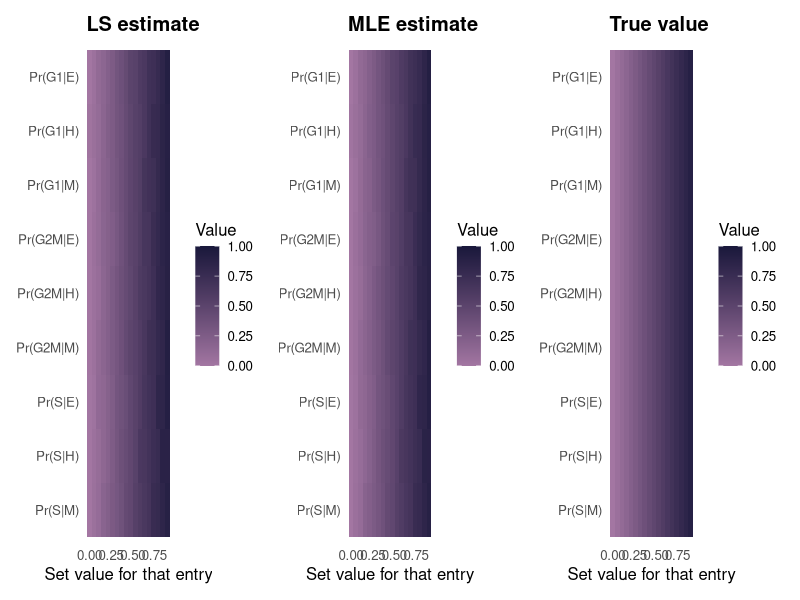

Source code (R):
## ---- chunk 1
library(tidyverse)
library(ggplot2)
library(patchwork)  

set.seed(1)
## ---- chunk 2
rdirichlet1 <- function(alpha) { z <- rgamma(length(alpha), alpha, 1); z/sum(z) }
## ---- chunk 3
proj_simplex <- function(v){
  u <- sort(v, decreasing = TRUE); sv <- cumsum(u)
  rho <- max(which(u > (sv - 1) / seq_along(u)))
  theta <- (sv[rho] - 1) / rho
  pmax(v - theta, 0)
}
proj_cols_to_simplex <- function(M) apply(M, 2, proj_simplex)

softmax_col <- function(Z){                      
  eZ <- exp(Z - matrix(apply(Z, 2, max), nrow = nrow(Z), ncol = ncol(Z), byrow = TRUE))
  sweep(eZ, 2, colSums(eZ), "/")
}
## ---- chunk 4
set_entry_and_renorm <- function(B, r, c, val){
  stopifnot(val >= 0, val <= 1)
  v <- B[, c]
  v_rest <- v; v_rest[r] <- 0
  if (sum(v_rest) == 0) v_rest[-r] <- 1 / (length(v) - 1)
  rem <- 1 - val
  v_new <- ifelse(seq_along(v) == r, val, rem * v_rest / sum(v_rest))
  B2 <- B; B2[, c] <- v_new
  B2
}

#closed-form LS (BX ≈ Θ):  B_hat = Θ X^T (X X^T)^(-1)
closed_form_ls <- function(Theta, X){
  XtX <- X %*% t(X)
  Theta %*% t(X) %*% solve(XtX)
}

#negative log-likelihood for multinomial MLE with softmax parameterization
nll_mn <- function(z_vec, X, Y_counts, eps = 1e-12){
  C <- nrow(Y_counts); K <- nrow(X)
  Z <- matrix(z_vec, nrow = C, ncol = K)
  B <- softmax_col(Z)
  P <- pmax(B %*% X, eps)
  -sum(Y_counts * log(P))
}
## ---- chunk 5
rows <- c("G1","S","G2M")
cols <- c("E","H","M")

B_base <- matrix(c(0.70, 0.20, 0.10,   
                   0.30, 0.50, 0.20,  
                   0.05, 0.25, 0.70), 
                 nrow = 3, byrow = FALSE,
                 dimnames = list(rows, cols))

Tn <- 28                                        
N_t <- sample(800:1500, Tn, replace = TRUE)      
X <- sapply(1:Tn, function(i) rdirichlet1(c(3,3,3)))    
rownames(X) <- cols; colnames(X) <- paste0("t", 1:Tn)


grid_vals <- seq(0, 0.90, length.out = 18)  


entry_tbl <- tribble(
  ~r,   ~c,   ~label,
  1L,   1L,  "Pr(G1|E)",
  1L,   2L,  "Pr(G1|H)",
  1L,   3L,  "Pr(G1|M)",
  2L,   1L,  "Pr(S|E)",
  2L,   2L,  "Pr(S|H)",
  2L,   3L,  "Pr(S|M)",
  3L,   1L,  "Pr(G2M|E)",
  3L,   2L,  "Pr(G2M|H)",
  3L,   3L,  "Pr(G2M|M)"
)


entry_order <- c("Pr(S|M)","Pr(S|H)","Pr(S|E)",
                 "Pr(G2M|M)","Pr(G2M|H)","Pr(G2M|E)",
                 "Pr(G1|M)","Pr(G1|H)","Pr(G1|E)")


records <- list()

for(i in seq_len(nrow(entry_tbl))){
  r <- entry_tbl$r[i]; c <- entry_tbl$c[i]; lab <- entry_tbl$label[i]
  
  for (val in grid_vals){
  
    B_true <- set_entry_and_renorm(B_base, r, c, val)
    

    Theta_prob <- B_true %*% X
    Y_counts <- sapply(1:Tn, function(t) rmultinom(1, size = N_t[t], prob = Theta_prob[, t]))
    Y_frac   <- sweep(Y_counts, 2, colSums(Y_counts), "/")
    
 
    B_LS_unproj <- closed_form_ls(Y_frac, X)
    B_LS <- proj_cols_to_simplex(B_LS_unproj)
    

    Z0 <- log(pmax(B_LS, 1e-6))                    
    Z0 <- sweep(Z0, 2, colMeans(Z0), "-")          
    opt <- optim(par = as.vector(Z0),
                 fn  = nll_mn,
                 X = X, Y_counts = Y_counts,
                 method = "L-BFGS-B",
                 control = list(maxit = 800))
    B_MLE <- softmax_col(matrix(opt$par, nrow = 3, ncol = 3,
                                dimnames = list(rows, cols)))
    
 
    records[[length(records)+1]] <- tibble(
      entry = lab,
      set_value = val,
      est_ls  = B_LS[r, c],
      est_mle = B_MLE[r, c],
      true    = val         
    )
  }
}

df <- bind_rows(records) %>%
  mutate(entry = factor(entry, levels = entry_order))


mk_panel <- function(df, colname, title_txt){
  ggplot(df, aes(x = set_value, y = entry, fill = .data[[colname]])) +
    geom_tile() +
    scale_x_continuous(expand = expansion(mult = 0.01)) +
    scale_fill_gradient(limits = c(0,1), low = "#A376A2", high = "#19183B")+
  
    labs(title = title_txt, x = "Set value for that entry", y = NULL, fill = "Value") +
    theme_minimal(base_size = 12) +
    theme(panel.grid = element_blank(),
          plot.title = element_text(face = "bold", hjust = 0))
}

p_ls  <- mk_panel(df, "est_ls",  "LS estimate")
p_mle <- mk_panel(df, "est_mle", "MLE estimate")
p_tru <- mk_panel(df, "true",    "True value")


p_ls + p_mle + p_tru
